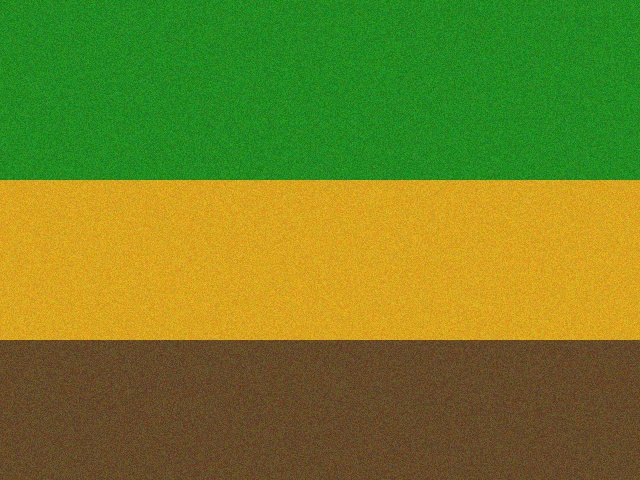
#> input picture images/imagem_lavoura.jpg, 640 x 480 px, found by its file name
$ python visao_computacional.py
#> lines starting #> are read from the running program, lines starting #| are printed output that depends on the picture; after the words box and inside, x2 and y2 are one past the last pixel; in counts of white or black regions, pixels touching at a corner belong together
"""
visao_computacional.py
Analisa uma imagem de lavoura usando OpenCV para identificar areas de
vegetacao saudavel, vegetacao seca e solo exposto.

Esta etapa usa OpenCV como POC. Em uma versao futura, poderia ser substituida
por YOLO treinado com imagens reais de lavouras saudaveis, secas e degradadas.
"""

import os
import cv2
import numpy as np
import pandas as pd

# Criar pastas necessarias
os.makedirs('images', exist_ok=True)
os.makedirs('data', exist_ok=True)

CAMINHO_IMAGEM   = 'images/imagem_lavoura.jpg'
CAMINHO_RESULTADO = 'images/resultado_visao.jpg'


def criar_imagem_sintetica():
    """
    Cria uma imagem sintetica simulando areas de lavoura:
    - Verde: vegetacao saudavel
    - Amarelo/marrom: vegetacao seca
    - Cinza/marrom escuro: solo exposto
    """
    altura, largura = 480, 640
    imagem = np.zeros((altura, largura, 3), dtype=np.uint8)

    # Area verde — vegetacao saudavel (parte superior)
    imagem[0:180, :] = [34, 139, 34]       # verde floresta (BGR)

    # Area amarela — vegetacao seca (parte central)
    imagem[180:340, :] = [32, 165, 218]    # amarelo ouro (BGR)

    # Area marrom — solo exposto (parte inferior)
    imagem[340:480, :] = [42, 74, 101]     # marrom solo (BGR)

    # Adicionar variacao para parecer mais realista
    noise = np.random.randint(-20, 20, imagem.shape, dtype=np.int16)
    imagem = np.clip(imagem.astype(np.int16) + noise, 0, 255).astype(np.uint8)

    cv2.imwrite(CAMINHO_IMAGEM, imagem)
    print("Imagem sintetica criada em: images/imagem_lavoura.jpg")
    return imagem


def analisar_imagem(imagem):
    """
    Analisa a imagem e detecta areas por cor usando mascaras HSV.
    Retorna percentuais de cada tipo de area.
    """
    # Converter para HSV para melhor segmentacao por cor
    hsv = cv2.cvtColor(imagem, cv2.COLOR_BGR2HSV)

    total_pixels = imagem.shape[0] * imagem.shape[1]

    # Mascara para vegetacao saudavel (tons de verde)
    verde_baixo  = np.array([35, 40, 40])
    verde_alto   = np.array([85, 255, 255])
    mascara_verde = cv2.inRange(hsv, verde_baixo, verde_alto)

    # Mascara para vegetacao seca (tons amarelos e laranjas)
    amarelo_baixo = np.array([15, 40, 40])
    amarelo_alto  = np.array([34, 255, 255])
    mascara_seca  = cv2.inRange(hsv, amarelo_baixo, amarelo_alto)

    # Solo exposto: o que nao e verde nem amarelo (tons marrons/cinza)
    mascara_solo = cv2.bitwise_not(cv2.bitwise_or(mascara_verde, mascara_seca))

    # Calcular percentuais
    pct_verde = round(cv2.countNonZero(mascara_verde) / total_pixels * 100, 2)
    pct_seca  = round(cv2.countNonZero(mascara_seca)  / total_pixels * 100, 2)
    pct_solo  = round(100 - pct_verde - pct_seca, 2)
    pct_solo  = max(0, pct_solo)

    return mascara_verde, mascara_seca, mascara_solo, pct_verde, pct_seca, pct_solo


def gerar_resultado_visual(imagem, mascara_verde, mascara_seca, pct_verde, pct_seca, pct_solo, risco):
    """
    Gera imagem marcada com contornos e texto indicando cada area detectada.
    """
    resultado = imagem.copy()

    # Desenhar contorno da area verde
    contornos_verde, _ = cv2.findContours(mascara_verde, cv2.RETR_EXTERNAL, cv2.CHAIN_APPROX_SIMPLE)
    cv2.drawContours(resultado, contornos_verde, -1, (0, 255, 0), 2)

    # Desenhar contorno da area seca
    contornos_seca, _ = cv2.findContours(mascara_seca, cv2.RETR_EXTERNAL, cv2.CHAIN_APPROX_SIMPLE)
    cv2.drawContours(resultado, contornos_seca, -1, (0, 165, 255), 2)

    # Adicionar textos na imagem
    fonte = cv2.FONT_HERSHEY_SIMPLEX
    cv2.putText(resultado, f"Veg. Saudavel: {pct_verde:.1f}%",  (10, 30),  fonte, 0.7, (0, 255, 0),   2)
    cv2.putText(resultado, f"Area Seca:     {pct_seca:.1f}%",   (10, 60),  fonte, 0.7, (0, 165, 255), 2)
    cv2.putText(resultado, f"Solo Exposto:  {pct_solo:.1f}%",   (10, 90),  fonte, 0.7, (42, 74, 101), 2)
    cv2.putText(resultado, f"Risco Visual:  {risco.upper()}",   (10, 120), fonte, 0.7, (0, 0, 255),   2)

    cv2.imwrite(CAMINHO_RESULTADO, resultado)
    print(f"Imagem processada salva em: {CAMINHO_RESULTADO}")


# Carregar ou criar imagem
if os.path.exists(CAMINHO_IMAGEM):
    print(f"Carregando imagem: {CAMINHO_IMAGEM}")
    imagem = cv2.imread(CAMINHO_IMAGEM)
#> imagem is the input picture: shape (480, 640, 3); mean B, G, R 35.1, 128.2, 114.4
else:
    print("Imagem nao encontrada. Criando imagem sintetica...")
    imagem = criar_imagem_sintetica()

# Analisar imagem
mascara_verde, mascara_seca, mascara_solo, pct_verde, pct_seca, pct_solo = analisar_imagem(imagem)
#> in analisar_imagem, `hsv = cv2.cvtColor(imagem, cv2.COLOR_BGR2HSV)`: hsv: shape (480, 640, 3); mean H, S, V 34.4, 191, 153.6
#> in analisar_imagem, `mascara_verde = cv2.inRange(hsv, verde_baixo, verde_alto)`:
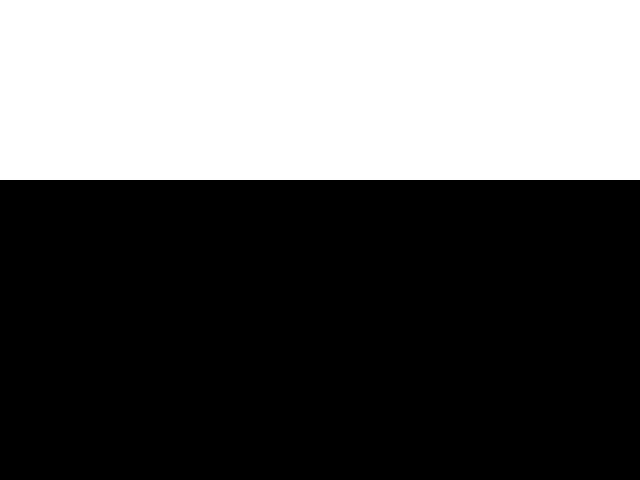
#> mascara_verde: shape (480, 640); 37.5% white; 1 white region, box (x1, y1, x2, y2) and area: (0, 0, 640, 180) 115200
#> in analisar_imagem, `mascara_seca  = cv2.inRange(hsv, amarelo_baixo, amarelo_alto)`:
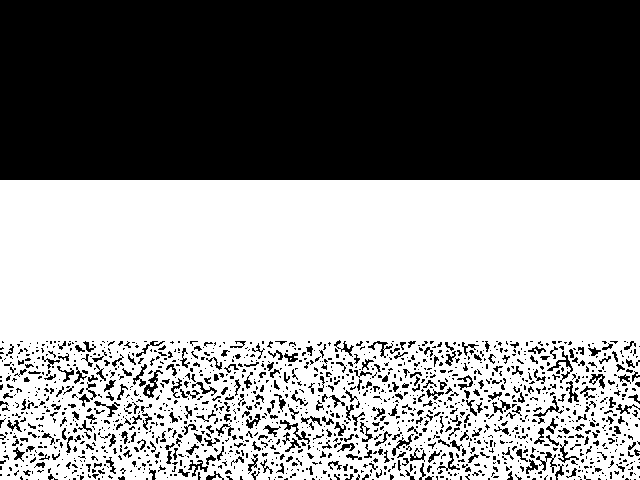
#> mascara_seca: shape (480, 640); 55.5% white; 1575 black regions (1236 under 20 px), largest, box (x1, y1, x2, y2) and area: (0, 0, 640, 180) 115200, (143, 370, 163, 398) 179, (547, 351, 573, 383) 162
#> in analisar_imagem, `mascara_solo = cv2.bitwise_not(cv2.bitwise_or(mascara_verde, mascara_s..`:
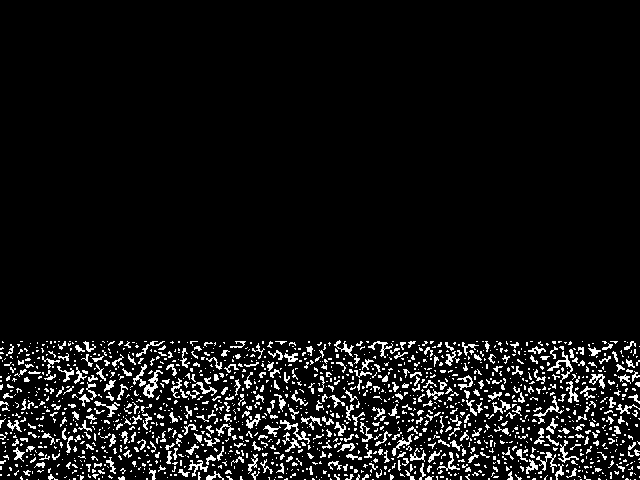
#> mascara_solo: shape (480, 640); 7% white in thin lines or dots, all inside (x1, y1, x2, y2) = (0, 340, 640, 480)
#> in analisar_imagem, `pct_verde = round(cv2.countNonZero(mascara_verde) / total_pixels * 100..`: pct_verde = 37.5
#> in analisar_imagem, `pct_seca  = round(cv2.countNonZero(mascara_seca)  / total_pixels * 100..`: pct_seca = 55.51
#> in analisar_imagem, `pct_solo  = round(100 - pct_verde - pct_seca, 2)`: pct_solo = 6.99
#> pct_verde = 37.5; pct_seca = 55.51; pct_solo = 6.99

# Determinar classe predominante
valores = {'vegetacao_saudavel': pct_verde, 'vegetacao_seca': pct_seca, 'solo_exposto': pct_solo}
#> valores = {'vegetacao_saudavel': 37.5, 'vegetacao_seca': 55.51, 'solo_exposto': 6.99}
if max(pct_verde, pct_seca, pct_solo) < 50:
    classe_predominante = 'misto'
else:
    classe_predominante = max(valores, key=valores.get)
#> classe_predominante = 'vegetacao_seca'

# Determinar risco visual
soma_risco = pct_seca + pct_solo
#> soma_risco = 62.5
if soma_risco >= 45:
    risco_visual = 'critico'
    observacao   = 'Alta proporcao de area seca ou solo exposto. Acao urgente recomendada.'
elif soma_risco >= 25:
    risco_visual = 'atencao'
    observacao   = 'Area com sinais de estresse. Monitorar com frequencia.'
else:
    risco_visual = 'saudavel'
    observacao   = 'Vegetacao em boas condicoes visuais.'

# Gerar imagem marcada
gerar_resultado_visual(imagem, mascara_verde, mascara_seca, pct_verde, pct_seca, pct_solo, risco_visual)
#> in gerar_resultado_visual, `contornos_verde, _ = cv2.findContours(mascara_verde, cv2.RETR_EXTERNAL..`: contornos_verde = [[[0, 0], [0, 179], [639, 179], [639, 0]]]
#> in gerar_resultado_visual, `contornos_seca, _ = cv2.findContours(mascara_seca, cv2.RETR_EXTERNAL, ..`: contornos_seca = 2 contours, 1 with area under 20; largest, box (x1, y1, x2, y2) and area: (0, 180, 640, 480) 190006
#> in gerar_resultado_visual, `cv2.putText(resultado, f"Risco Visual:  {risco.upper()}",   (10, 120),..`:
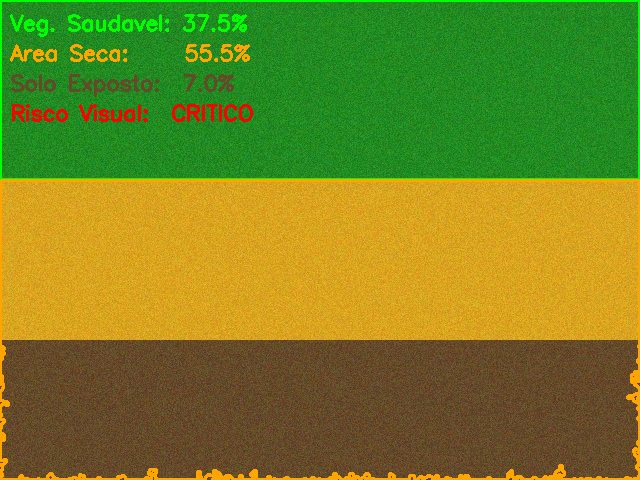
#> resultado: shape (480, 640, 3); mean B, G, R 33.7, 130, 118.9

# Salvar resultado em CSV
resultado_csv = pd.DataFrame([{
    'imagem':                       'imagem_lavoura.jpg',
    'classe_visual_predominante':   classe_predominante,
    'percentual_vegetacao_saudavel': pct_verde,
    'percentual_area_seca':         pct_seca,
    'percentual_solo_exposto':      pct_solo,
    'risco_visual':                 risco_visual,
    'observacao':                   observacao,
}])
#> resultado_csv = table of 1 rows and 7 columns
resultado_csv.to_csv('data/resultado_visao.csv', index=False)

# Exibir resultado no terminal
print("\nResultado da analise visual:")
print(f"  Vegetacao saudavel: {pct_verde:.2f}%")
#|   Vegetacao saudavel: 37.50%
print(f"  Area seca:          {pct_seca:.2f}%")
#|   Area seca:          55.51%
print(f"  Solo exposto:       {pct_solo:.2f}%")
#|   Solo exposto:       6.99%
print(f"  Classe predominante: {classe_predominante}")
#|   Classe predominante: vegetacao_seca
print(f"  Risco visual:       {risco_visual.upper()}")
print(f"  Observacao:         {observacao}")
print("\nResultado salvo em: data/resultado_visao.csv")
